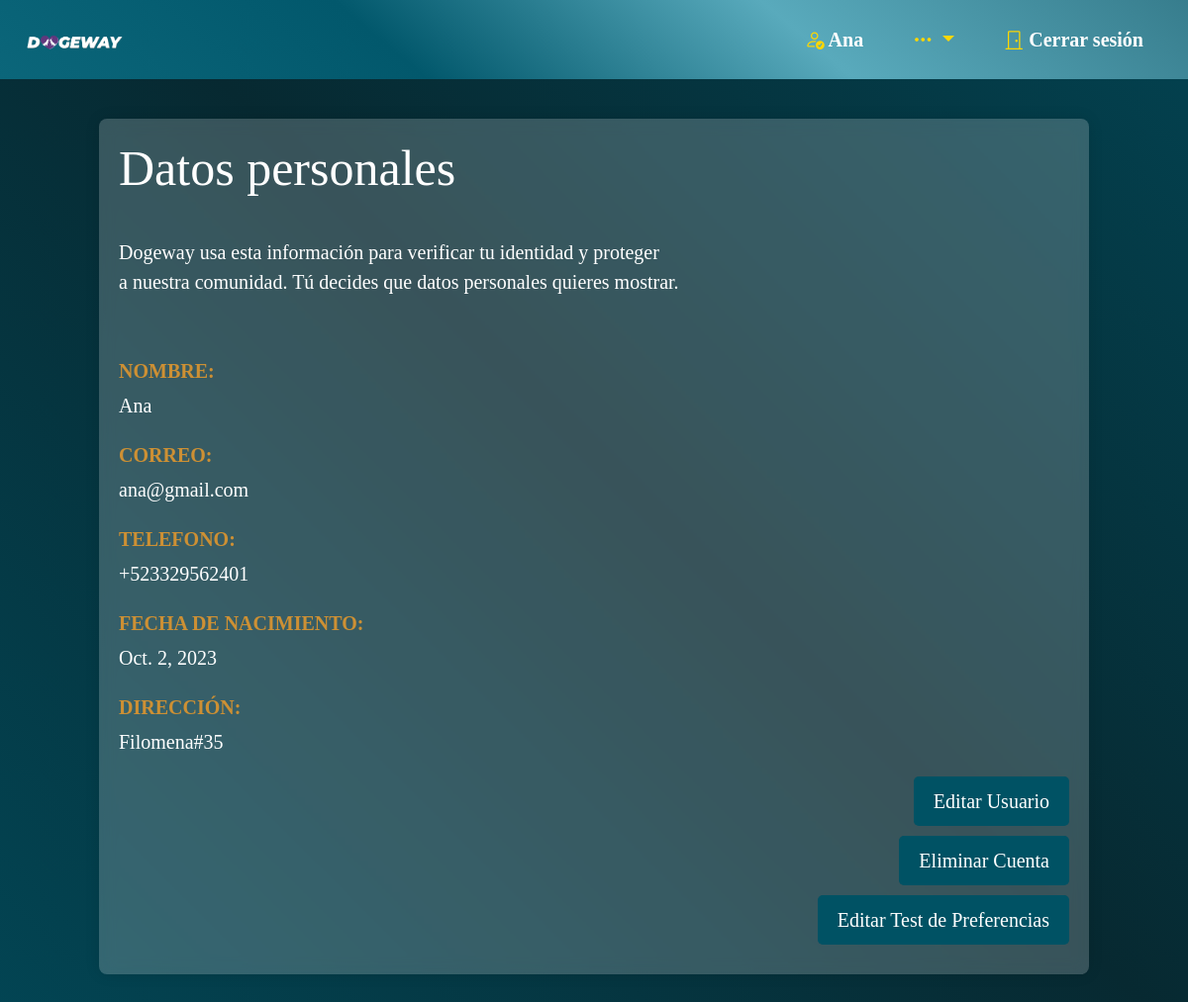
The page /ver_informacion/ (signed in) on the database its author committed.
### main_app/models.py (models this page shows, shortened)
class Usuario(AbstractUser):
    fotografia = models.ImageField(upload_to='usuarios/', null=True, blank=True)
    telefono = models.CharField(max_length=20)
    fecha_de_nacimiento = models.DateField()
    direccion = models.CharField(max_length=100)
    fotografia_identificacion = models.ImageField(upload_to='identificaciones/', null=True, blank=True)
    verificado = models.BooleanField(default=False)
    usuarios_bloqueados = models.ManyToManyField('self', symmetrical=False, related_name='usuarios_bloqueadores')
    groups = models.ManyToManyField('auth.Group', related_name='usuarios')
    user_permissions = models.ManyToManyField('auth.Permission', related_name='usuarios')

### main_app/views.py (the view)
# urls.py: path('ver_informacion/', views.VerInformacionUsuario.as_view(), name='ver_informacion_usuario'),
class VerInformacionUsuario(LoginRequiredMixin, DetailView):
    model = Usuario
    template_name = 'usuario_detalle.html'
    context_object_name = 'usuario'
    def get_object(self, queryset=None):
        return self.request.user

### main_app/templates/usuario_detalle.html
{% extends "layouts/base.html" %}
{% load static %}
{% block estilos_adicionales %}
<link rel="stylesheet" href="{% static 'css/usuario_detalle.css' %}">
{% endblock %}
{% block content %}
<body>
    <div class="container">
        <form method="post">
            <h1>Datos personales</h1><br><br>
            <p class="frase">Dogeway usa esta información para verificar tu identidad y proteger<br>a nuestra comunidad. Tú decides que datos personales quieres mostrar.</p><br><br>
            <div class="input-container">
                <label for="id_username">NOMBRE:</label>
                <p>{{ usuario.username }}</p>
            </div>
            <div class="input-container">
                <label for="id_email">CORREO:</label>
                <p>{{ usuario.email }}</p>
            </div>
            <div class="input-container">
                <label for="id_telefono">TELEFONO:</label>
                <p>{{ usuario.telefono }}</p>
            </div>
            <div class="input-container">
                <label for="id_fecha_de_nacimiento">FECHA DE NACIMIENTO:</label>
                <p>{{ usuario.fecha_de_nacimiento }}</p>
            </div>
            <div class="input-container">
                <label for="id_direccion">DIRECCIÓN:</label>
                <p>{{ usuario.direccion }}</p>
            </div>
            <div class="button-container">
                <a href="{% url 'actualizar_informacion_usuario' %}" class="button">Editar Usuario</a>
                <a href="{% url 'eliminar_cuenta_usuario' %}" class="button">Eliminar Cuenta</a>
                <a href="{% url 'editar_preferencias' %}" class="button">Editar Test de Preferencias</a>
            </div>
        </form>
    </div>
</body>
</div>
{% endblock content %}

### main_app/templates/layouts/base.html (shortened to what this page needs)
<!DOCTYPE html>
<html lang="en">
<head>
    {% load static %}
    <link href="https://cdn.jsdelivr.net/npm/bootstrap@5.3.2/dist/css/bootstrap.min.css" rel="stylesheet">
    <link rel="stylesheet" href="https://cdn.jsdelivr.net/npm/bootstrap-icons@1.11.2/font/bootstrap-icons.min.css">
    <link rel="stylesheet" href="{% static 'css/base.css' %}">
    {% block estilos_adicionales %}{% endblock %}
</head>
<body>
    <header>
        <nav class="navbar navbar-expand-lg">
            <div class="container-fluid">
                <a class="navbar-brand" id="imagen" href="{% url 'home' %}">
                    <img src="{% static 'imagenes/LOGO.png' %}" alt="Dogeway Logo" class="navbar-logo">
                </a>
                <div class="collapse navbar-collapse" id="navbarSupportedContent">
                    <ul class="navbar-nav mb-2 mb-lg-0 ms-auto">
                        {% if user.is_authenticated%}
                            <li class="nav-item" id="NombreUsuario">
                                <a class="nav-link">
                                    {% if user.verificado %}
                                    <i class="bi bi-person-check" style="color: gold;"></i>
                                    {% endif %}
                                    {{ user.username }}
                                </a>
                            </li>
                            <li class="nav-item">
                                <div class="dropdown">
                                    <a class="nav-link dropdown-toggle" href="#" role="button" id="dropdownMenuLink" data-bs-toggle="dropdown" aria-expanded="false" style="color: gold;">
                                        <i class="bi bi-three-dots" style="color: gold;"></i>
                                    </a>
                                </div>
                            </li>
                            <li class="nav-item">
                                <a class="nav-link" href="{% url 'logout' %}?next={% url 'home' %}">
                                    <i class="bi bi-door-closed" style="color: gold;"></i> Cerrar sesión
                                </a>
                            </li>
                        {% endif %}
                    </ul>
                </div>
            </div>
        </nav>
    </header>
    <div class="content">
        {% block content %}{% endblock %}
</body>
</html>

### main_app/static/css/base.css (style rules this page uses)
* { margin: 0; padding: 0; box-sizing: border-box; text-decoration: none; font-family: 'Times New Roman', Times, serif; font-size: 20px; }
body { margin-top: 55px; }
header { background: linear-gradient(40deg,#0B667A,#02586c,#59aabc,#377d8d); position: fixed; top: 0; left: 0; width: 100%; padding: 5px 10px; z-index: 100; }
header nav { display: flex; align-items: center; justify-content: space-between; font-weight: bold; padding-top: 5px; padding-bottom: 5px; padding-left: 3%; padding-right: 1%; }
header .navbar-logo { width: 100px; }
#imagen { background-color: transparent; }
.nav-link { margin: 0 10px; }
header nav ul { display: flex; list-style: none; margin: 0; padding: 0; }
header nav ul li { margin-left: 10px; }
header nav ul li a { color: white; font-size: 16px; text-decoration: none; padding: 10px; }
header { padding: 5px 10px; }
header nav ul { display: flex; list-style: none; margin: 0; padding: 0; justify-content: flex-end; }
.nav-link { color: white; }

### main_app/static/css/usuario_detalle.css (style rules this page uses)
* { font-family: 'Times New Roman', Times, serif; }
body { background: linear-gradient(45deg, #02586c, #005264, #072931, #005264, #02586c); background-size: 300% 300%; animation: color 15s ease-in-out infinite; margin: 0; display: flex; justify-content: center; align-items: center; min-height: 100vh; }
.container { width: 1000px; height: auto; max-width: 100%; margin: 15vh auto; padding: 20px; background-color: rgba(255, 255, 255, 0.2); box-shadow: 0 0 15px rgba(0, 0, 0, 0.1); backdrop-filter: blur(8px); border-radius: 8px; text-align: center; box-sizing: border-box; }
h1 { text-align: left; font-family: 'Times New Roman', Times, serif; color: white; }
.input-container { text-align: left; margin-bottom: 20px; color: white; }
label { color: #cd9034; display: block; font-weight: bold; margin-bottom: 5px; }
.frase { text-align: left; color: white; margin: 0; font-size: 20px; margin-top: -30px; }
.button-container { display: flex; flex-direction: column; align-items: flex-end; margin-top: 20px; }
.button { display: block; width: auto; margin-bottom: 10px; padding: 10px 20px; text-decoration: none; color: #fff; background-color: #005264; border-radius: 5px; transition: background-color 0.5s; }

### rows shown on the page
Usuario: username "Ana", email "ana@gmail.com", telefono "+523329562401", fecha_de_nacimiento "Oct. 2, 2023", direccion "Filomena#35"
